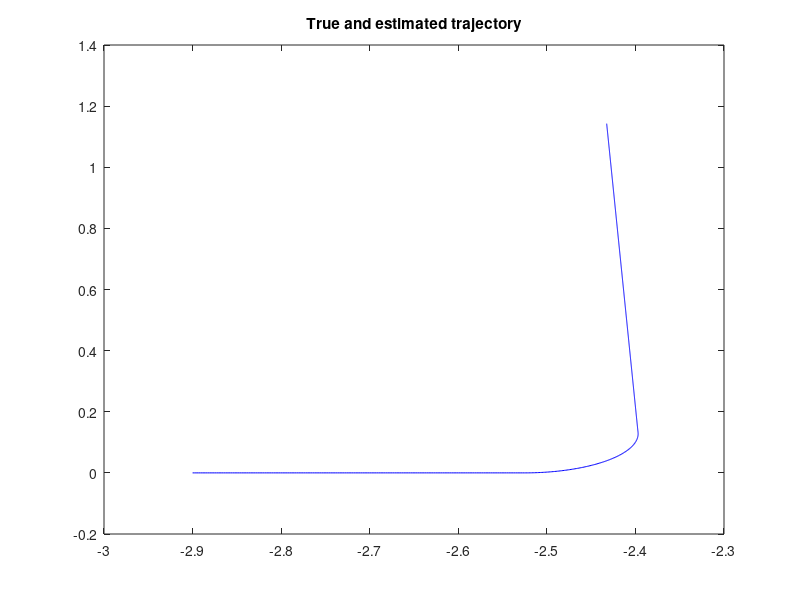

This figure's MATLAB source: (Note: this script raises an error after producing the figure.)
close all
%Add all subfolders to working directory
folder = fileparts(which(mfilename)); 
addpath(genpath(folder));

%% 1. Load true robot position 
true_pos = csvread("Robots_true_position.csv",0,0); 


%Do not read the last column as it contains useless data
%This file contains: x,y,z of each robot at each timestep

%count number of robots
%% 2. Load approximated robot positions
[fid,msg] = fopen('log_file.csv','rt');
assert(fid>=3,msg)
appr_pos = textscan(fid,"%f%f%f%f%f%f%f%f%f%f%f%f%f%f%f%f%f%f%f%f%f%f%f%f",...
    'Delimiter',';','HeaderLines',1);
fclose(fid);
%This file contains: 
      %time, _pose.x, _pose.y , _pose.heading, _meas.gps[0], _meas.gps[1], 
      %_meas.gps[2], _meas.acc[0], _meas.acc[1], _meas.acc[2], _meas.right_enc, _meas.left_enc, 
      %_odo_acc.x, _odo_acc.y, _odo_acc.heading, _odo_enc.x, _odo_enc.y, _odo_enc.heading, 
      %_kal_wheel.x, _kal_wheel.y, _kal_wheel.heading, _kal_acc.x, _kal_acc.y, _kal_acc.heading
%at each timestep.
  
%% 3. Count number of robots, find timestep and #timesteps recorded
n_rob = floor((size(true_pos, 2)-1)/3);
ts = appr_pos{1}(2) - appr_pos{1}(1);
n_ts = size(true_pos,1);

%% 4. plot trajectory

% plot true trajectory
figure()
plot(true_pos(1:n_ts,2), true_pos(1:n_ts,3),'b')
title("True and estimated trajectory")
% add trajectory calculated with kalman filter
hold on
plot(appr_pos{22}(1:n_ts), appr_pos{23}(1:n_ts), 'r')
% add trajectory calculated with odometry (acceleration) alone
hold on
plot(appr_pos{14}(1:n_ts), appr_pos{15}(1:n_ts), 'y')
% add trajectory calculated with odometry (wheel encoders) alone
hold on
plot(appr_pos{17}(1:n_ts), appr_pos{18}(1:n_ts), 'g')
% add trajectory calculated with gps alone
hold on
plot(appr_pos{5}(1:n_ts), appr_pos{6}(1:n_ts), 'k')
legend({'True','est. kalman','est. odo. acc','est. odo. wheelenc','est. gps'})

% plot true heading
figure()
plot(true_pos(1:n_ts,4),'b')
title("Heading over time")
% add heading calculated with kalman filter
hold on
plot(appr_pos{24}(1:n_ts), 'r')
% add trajectory calculated with odometry (acceleration) alone
hold on
plot(appr_pos{16}(1:n_ts), 'y')
% add trajectory calculated with odometry (wheel encoders) alone
hold on
plot(appr_pos{19}(1:n_ts), 'g')
% add trajectory calculated with gps alone
hold on
plot(appr_pos{7}(1:n_ts), 'k')
legend({'True','est. kalman','est. odo. acc','est. odo. wheelenc','est. gps'})


%4. Plot metrics




% %%
% /*
%  * Compute performance metric. called at each timestep.
%  */
% void compute_fitness(float* fit_loc, float* fit_flocking, float* fit_formation) {
% 	// Compute performance indices for all robots at once.
% 
% 	//performance metric: localization
% 	*fit_loc = 0;
% 	int i; int j;
% 	for (i=0;i<FLOCK_SIZE;i++) {
% 		//sqrt((x-xapr)^2 + (z-zapr)^2)
% 		*fit_loc = sqrt(pow(loc[i][0]-apr_loc[i][0],2)+pow(loc[i][1]-apr_loc[i][1],2));
% 	}
% 	
% 	//performance metric: flocking
% 	*fit_flocking = 0;
% 	float o = 0;
% 	float dfl = 0;
% 	float v = 0;
% 	//calculate o(t): difference of heading between all pairs
%            for (i=0;i<FLOCK_SIZE;i++) {
% 		for (j=i+1;j<FLOCK_SIZE;j++) {	
% 			// Distance measure for each pair of robots
% 			o += abs(loc[i][2]-loc[j][2]);
% 		}
% 		o /= 1;//FLOCK_SIZE*(FLOCK_SIZE-1)/2;uncomment whenever we have more than 1 robot in the flock!
% 		o = 1-o;
% 	}
% 	//calculate dfl(t): distance between robots
%            float ctr_x = 0;
%            float ctr_z = 0;
%            float prev_ctr_x = 0;
%            float prev_ctr_z = 0;
%            float delta_xj = 0;
%            float dfl1 = 0; //represent the two members (parenthesis) of the metric
%            float dfl2 = 0; //calculate position of the flock center
%            for (i=0;i<FLOCK_SIZE;i++) {
%                      ctr_x += loc[i][0];
%                      ctr_z += loc[i][1];
%            }
%            ctr_x /= FLOCK_SIZE;
%            ctr_z /= FLOCK_SIZE;
%            //calculate previous position of the flock center
%            for (i=0;i<FLOCK_SIZE;i++) {
%                      prev_ctr_x += prev_loc[i][0];
%                      prev_ctr_z += prev_loc[i][1];
%            }
%            prev_ctr_x /= FLOCK_SIZE;
%            prev_ctr_z /= FLOCK_SIZE;
%            //first parenthesis
%            for (i=0;i<FLOCK_SIZE;i++) {
%                      dfl1 += sqrt(pow(loc[i][0]-ctr_x,2)+pow(loc[i][1]-ctr_z,2));
%            }
%            dfl1 /= FLOCK_SIZE;
%            dfl1 = 1/dfl1;
%            //secod parenthesis
%            for (i=0;i<FLOCK_SIZE;i++) {
% 		for (j=i+1;j<FLOCK_SIZE;j++) {
% 		delta_xj = sqrt(pow(loc[i][0]-loc[j][0],2)+pow(loc[i][1]-loc[j][1],2)); //inter-robot distance of the pair	
% 		dfl2 += fmin(delta_xj/TARGET_FLOCKING_DISTANCE, 1/pow(1-TARGET_FLOCKING_DISTANCE+delta_xj, 2));
% 		}  
% 	} 
% 	dfl2 /= FLOCK_SIZE;
% 	//compute dfl
% 	dfl = dfl1*dfl2;     
% 	//calculate v(t)
% 	v = sqrt(pow(ctr_x - prev_ctr_x,2)+pow(ctr_z - prev_ctr_z,2));
% 	v /= MAX_SPEED_WEB*TIME_STEP;
% 	//compute final flocking metric
% 	*fit_flocking = o*dfl*v;
% 	
% 	//performance metric: formation
% 	*fit_formation = 0;
% 	float dfo = 0;
% 	//relative distances are measured with leader as the origin (leader = e-puck0)
% 	for (i=0;i<FLOCK_SIZE;i++) {
%     	           rel_loc[i][0] = loc[i][0] - loc[0][0];
%     	           rel_loc[i][1] = loc[i][1] - loc[0][1];
% 		dfo = sqrt(pow(rel_loc[i][0]-target_rel_loc[i][0],2)+pow(rel_loc[i][1]-target_rel_loc[i][1],2)); //inter-robot distance of the pair	
% 	}
% 	//compute final formation metric
% 	*fit_flocking = dfo*v;
% 	
% 	printf("o %f, dfl1 %f, dfl2 %f, v %f, dfo %f\n", o, dfl1, dfl2, v, dfo);	       
% 	printf("loc[0] %f, loc[1] %f, loc[2] %f", loc[0], loc[1], loc[2]);
% 	printf("apr_loc[0] %f, apr_loc[1] %f, apr_loc[2] %f", apr_loc[0], apr_loc[1], apr_loc[2]);
% 	printf("loc[0] %f, loc[1] %f, loc[2] %f", loc[0], loc[1], loc[2]);
% }